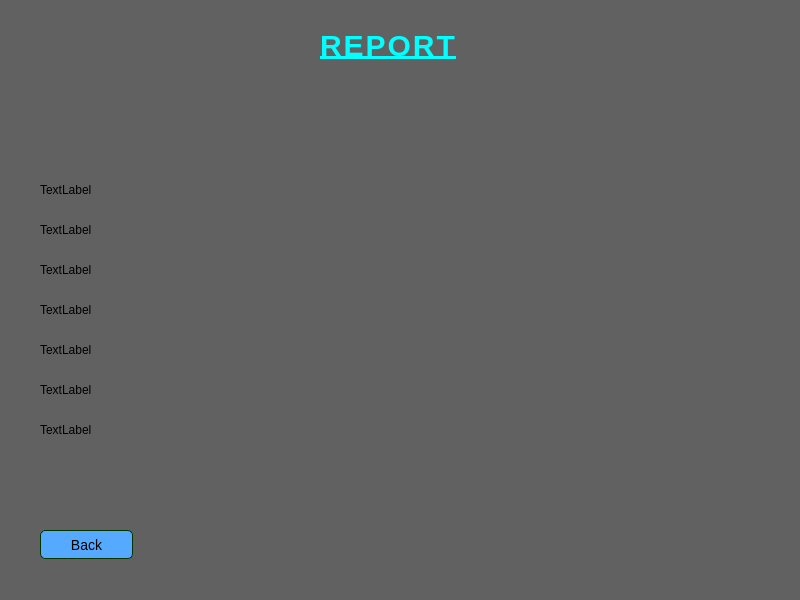
<?xml version="1.0" encoding="UTF-8"?>
<ui version="4.0">
 <class>reports</class>
 <widget class="QMainWindow" name="reports">
  <property name="geometry">
   <rect>
    <x>0</x>
    <y>0</y>
    <width>800</width>
    <height>600</height>
   </rect>
  </property>
  <property name="windowTitle">
   <string>MainWindow</string>
  </property>
  <property name="styleSheet">
   <string notr="true">background-color: rgb(97, 97, 97);</string>
  </property>
  <widget class="QWidget" name="centralwidget">
   <widget class="QPushButton" name="reportBackButton">
    <property name="geometry">
     <rect>
      <x>40</x>
      <y>530</y>
      <width>93</width>
      <height>29</height>
     </rect>
    </property>
    <property name="styleSheet">
     <string notr="true">QPushButton {
	font: 700 italic 9pt &quot;Arial&quot;;
    background-color: #55aaff;
    border: 1px solid #003300;
    border-radius: 5px;
    padding: 5px;
    font-size: 14px;
    color: #000000;
}
QPushButton:hover {
    background-color: #aaffff;
}
</string>
    </property>
    <property name="text">
     <string>Back</string>
    </property>
   </widget>
   <widget class="QLabel" name="label">
    <property name="geometry">
     <rect>
      <x>320</x>
      <y>20</y>
      <width>161</width>
      <height>51</height>
     </rect>
    </property>
    <property name="styleSheet">
     <string notr="true">QLabel {
    color: #00ffff;             
	text-decoration: underline;
	font: 700 italic 9pt &quot;Arial&quot;;
    font-size: 30px;                
    font-weight: bold;        
    letter-spacing: 2px;          
    text-align: center;              
    background-color: transparent;    

}
</string>
    </property>
    <property name="text">
     <string>REPORT</string>
    </property>
   </widget>
   <widget class="QLabel" name="label_2">
    <property name="geometry">
     <rect>
      <x>40</x>
      <y>180</y>
      <width>161</width>
      <height>20</height>
     </rect>
    </property>
    <property name="text">
     <string>TextLabel</string>
    </property>
   </widget>
   <widget class="QLabel" name="label_3">
    <property name="geometry">
     <rect>
      <x>40</x>
      <y>220</y>
      <width>161</width>
      <height>20</height>
     </rect>
    </property>
    <property name="text">
     <string>TextLabel</string>
    </property>
   </widget>
   <widget class="QLabel" name="label_4">
    <property name="geometry">
     <rect>
      <x>40</x>
      <y>260</y>
      <width>161</width>
      <height>20</height>
     </rect>
    </property>
    <property name="text">
     <string>TextLabel</string>
    </property>
   </widget>
   <widget class="QLabel" name="label_5">
    <property name="geometry">
     <rect>
      <x>40</x>
      <y>300</y>
      <width>161</width>
      <height>20</height>
     </rect>
    </property>
    <property name="text">
     <string>TextLabel</string>
    </property>
   </widget>
   <widget class="QLabel" name="label_6">
    <property name="geometry">
     <rect>
      <x>40</x>
      <y>340</y>
      <width>161</width>
      <height>20</height>
     </rect>
    </property>
    <property name="text">
     <string>TextLabel</string>
    </property>
   </widget>
   <widget class="QLabel" name="label_7">
    <property name="geometry">
     <rect>
      <x>40</x>
      <y>380</y>
      <width>161</width>
      <height>20</height>
     </rect>
    </property>
    <property name="text">
     <string>TextLabel</string>
    </property>
   </widget>
   <widget class="QLabel" name="label_8">
    <property name="geometry">
     <rect>
      <x>40</x>
      <y>420</y>
      <width>161</width>
      <height>20</height>
     </rect>
    </property>
    <property name="text">
     <string>TextLabel</string>
    </property>
   </widget>
   <widget class="QWidget" name="verticalLayoutWidget">
    <property name="geometry">
     <rect>
      <x>230</x>
      <y>110</y>
      <width>541</width>
      <height>441</height>
     </rect>
    </property>
    <layout class="QVBoxLayout" name="verticalLayout"/>
   </widget>
  </widget>
 </widget>
 <resources/>
 <connections/>
</ui>
